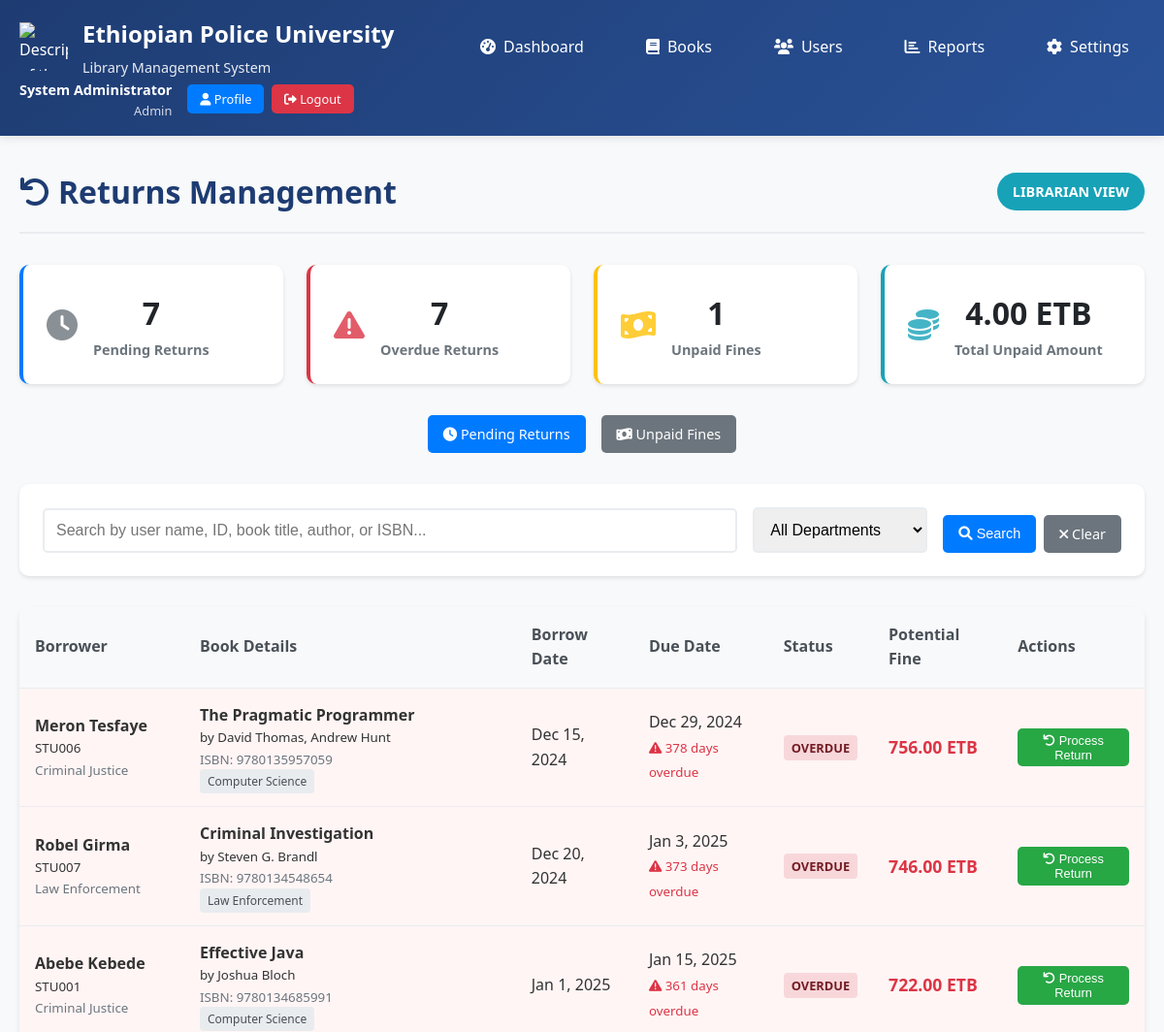
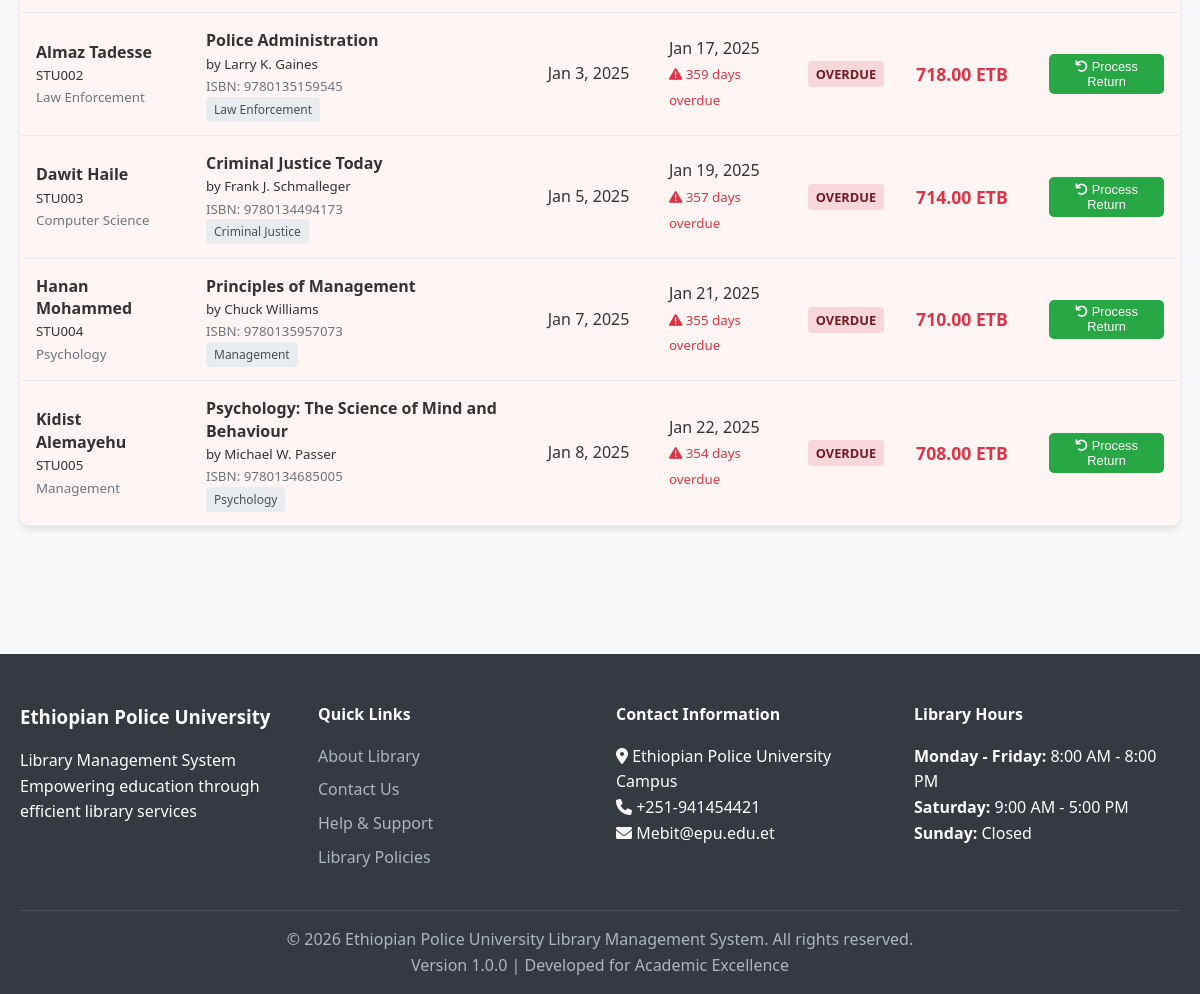
Screenshot of /returns.php (signed in) with the database file from the repository (2 pictures, top to bottom).
### tables this page shows
CREATE TABLE borrow_records (
    borrow_id INT PRIMARY KEY AUTO_INCREMENT,
    user_id INT NOT NULL,
    book_id INT NOT NULL,
    borrow_date DATE NOT NULL,
    due_date DATE NOT NULL,
    return_date DATE NULL,
    status ENUM('borrowed', 'returned', 'overdue') DEFAULT 'borrowed',
    notes TEXT,
    created_at TIMESTAMP DEFAULT CURRENT_TIMESTAMP,
    updated_at TIMESTAMP DEFAULT CURRENT_TIMESTAMP ON UPDATE CURRENT_TIMESTAMP,
    FOREIGN KEY (user_id) REFERENCES users(user_id) ON DELETE CASCADE,
    FOREIGN KEY (book_id) REFERENCES books(book_id) ON DELETE CASCADE,
    INDEX idx_user_id (user_id),
    INDEX idx_book_id (book_id),
    INDEX idx_borrow_date (borrow_date),
    INDEX idx_due_date (due_date),
    INDEX idx_status (status)
);

CREATE TABLE users (
    user_id INT PRIMARY KEY AUTO_INCREMENT,
    id_number VARCHAR(20) UNIQUE NOT NULL,
    full_name VARCHAR(100) NOT NULL,
    department VARCHAR(50) NOT NULL,
    role ENUM('student', 'staff') NOT NULL,
    email VARCHAR(100),
    phone VARCHAR(15),
    status ENUM('active', 'inactive') DEFAULT 'active',
    created_at TIMESTAMP DEFAULT CURRENT_TIMESTAMP,
    updated_at TIMESTAMP DEFAULT CURRENT_TIMESTAMP ON UPDATE CURRENT_TIMESTAMP,
    INDEX idx_id_number (id_number),
    INDEX idx_department (department),
    INDEX idx_role (role),
    INDEX idx_status (status)
);

CREATE TABLE books (
    book_id INT PRIMARY KEY AUTO_INCREMENT,
    isbn VARCHAR(13) UNIQUE NOT NULL,
    title VARCHAR(200) NOT NULL,
    author VARCHAR(100) NOT NULL,
    publisher VARCHAR(100) NOT NULL,
    category_id INT NOT NULL,
    publication_year YEAR,
    total_copies INT DEFAULT 1,
    available_copies INT DEFAULT 1,
    status ENUM('available', 'borrowed', 'maintenance') DEFAULT 'available',
    created_at TIMESTAMP DEFAULT CURRENT_TIMESTAMP,
    updated_at TIMESTAMP DEFAULT CURRENT_TIMESTAMP ON UPDATE CURRENT_TIMESTAMP,
    FOREIGN KEY (category_id) REFERENCES categories(category_id) ON DELETE RESTRICT,
    INDEX idx_isbn (isbn),
    INDEX idx_title (title),
    INDEX idx_author (author),
    INDEX idx_category (category_id),
    INDEX idx_status (status)
);

CREATE TABLE categories (
    category_id INT PRIMARY KEY AUTO_INCREMENT,
    category_name VARCHAR(50) UNIQUE NOT NULL,
    description TEXT,
    created_at TIMESTAMP DEFAULT CURRENT_TIMESTAMP,
    updated_at TIMESTAMP DEFAULT CURRENT_TIMESTAMP ON UPDATE CURRENT_TIMESTAMP
);

### config.php (called while the page is built, shortened)
<?php
function get_db_connection() {
    static $pdo = null;
    if ($pdo === null) {
        try {
            $dsn = "mysql:host=" . DB_HOST . ";dbname=" . DB_NAME . ";charset=" . DB_CHARSET;
            $options = [
                PDO::ATTR_ERRMODE => PDO::ERRMODE_EXCEPTION,
                PDO::ATTR_DEFAULT_FETCH_MODE => PDO::FETCH_ASSOC,
                PDO::ATTR_EMULATE_PREPARES => false,
                PDO::MYSQL_ATTR_INIT_COMMAND => "SET NAMES " . DB_CHARSET
            ];
            $pdo = new PDO($dsn, DB_USER, DB_PASS, $options);
        } catch (PDOException $e) {
            error_log("Database connection failed: " . $e->getMessage());
            die("Database connection failed. Please try again later.");
        }
    }
    return $pdo;
}
function execute_query($sql, $params = []) {
    try {
        $pdo = get_db_connection();
        $stmt = $pdo->prepare($sql);
        $stmt->execute($params);
        return $stmt;
    } catch (PDOException $e) {
        error_log("Query execution failed: " . $e->getMessage());
        throw new Exception("Database operation failed");
    }
}
function sanitize_input($data) {
    $data = trim($data);
    $data = stripslashes($data);
    $data = htmlspecialchars($data, ENT_QUOTES, 'UTF-8');
    return $data;
}
?>

### returns.php (the view, shortened to what this page needs)
<?php
require_once '../includes/config.php';
$settings_sql = "SELECT setting_key, setting_value FROM system_settings WHERE setting_key = 'fine_per_day'";
$settings_result = execute_query($settings_sql);
$fine_per_day = 2.00;
if ($row = $settings_result->fetch()) {
    $fine_per_day = (float)$row['setting_value'];
}
$search = sanitize_input($_GET['search'] ?? '');
$status_filter = sanitize_input($_GET['status'] ?? 'pending_return');
$department_filter = sanitize_input($_GET['department'] ?? '');
$page = max(1, (int)($_GET['page'] ?? 1));
$per_page = 15;
$offset = ($page - 1) * $per_page;
if ($status_filter === 'pending_return') {
    $where_conditions = ['br.return_date IS NULL'];
    $params = [];
    $where_clause = 'WHERE ' . implode(' AND ', $where_conditions);
    $records_sql = "SELECT br.*, u.full_name, u.id_number, u.department, u.phone, u.email,
                           b.title, b.author, b.isbn, c.category_name,
                           DATEDIFF(CURDATE(), br.due_date) as days_overdue,
                           CASE
                               WHEN br.due_date < CURDATE() THEN 'overdue'
                               WHEN DATEDIFF(br.due_date, CURDATE()) <= 3 THEN 'due_soon'
                               ELSE 'normal'
                           END as urgency_status,
                           (CASE WHEN br.due_date < CURDATE()
                            THEN DATEDIFF(CURDATE(), br.due_date) * ?
                            ELSE 0 END) as potential_fine
                    FROM borrow_records br
                    JOIN users u ON br.user_id = u.user_id
                    JOIN books b ON br.book_id = b.book_id
                    JOIN categories c ON b.category_id = c.category_id
                    $where_clause
                    ORDER BY
                        CASE
                            WHEN br.due_date < CURDATE() THEN 1
                            WHEN DATEDIFF(br.due_date, CURDATE()) <= 3 THEN 2
                            ELSE 3
                        END,
                        br.due_date ASC
                    LIMIT $per_page OFFSET $offset";
    $params_with_fine = array_merge([$fine_per_day], $params);
    $records_result = execute_query($records_sql, $params_with_fine);
    $records = $records_result->fetchAll();
}
$stats_sql = "SELECT
                (SELECT COUNT(*) FROM borrow_records WHERE return_date IS NULL) as pending_returns,
                (SELECT COUNT(*) FROM borrow_records WHERE return_date IS NULL AND due_date < CURDATE()) as overdue_returns,
                (SELECT COUNT(*) FROM fines WHERE payment_status = 'unpaid') as unpaid_fines,
                (SELECT COALESCE(SUM(fine_amount), 0) FROM fines WHERE payment_status = 'unpaid') as total_unpaid_amount";
$stats_result = execute_query($stats_sql);
$stats = $stats_result->fetch();
include '../includes/header.php';
?>
<div class="container">
    <div class="page-header">
        <h1><i class="fas fa-undo"></i> Returns Management</h1>
        <div class="header-actions">
            <span class="role-badge">Librarian View</span>
        </div>
    </div>
    <div class="stats-grid">
        <div class="stat-card">
            <div class="stat-icon">
                <i class="fas fa-clock"></i>
            </div>
            <div class="stat-content">
                <h3><?php echo $stats['pending_returns']; ?></h3>
                <p>Pending Returns</p>
            </div>
        </div>
        <div class="stat-card overdue">
            <div class="stat-icon">
                <i class="fas fa-exclamation-triangle"></i>
            </div>
            <div class="stat-content">
                <h3><?php echo $stats['overdue_returns']; ?></h3>
                <p>Overdue Returns</p>
            </div>
        </div>
        <div class="stat-card warning">
            <div class="stat-icon">
                <i class="fas fa-money-bill-wave"></i>
            </div>
            <div class="stat-content">
                <h3><?php echo $stats['unpaid_fines']; ?></h3>
                <p>Unpaid Fines</p>
            </div>
        </div>
        <div class="stat-card info">
            <div class="stat-icon">
                <i class="fas fa-coins"></i>
            </div>
            <div class="stat-content">
                <h3><?php echo number_format($stats['total_unpaid_amount'], 2); ?> ETB</h3>
                <p>Total Unpaid Amount</p>
            </div>
        </div>
    </div>
    <div class="view-toggle">
        <a href="?status=pending_return&search=<?php echo urlencode($search); ?>&department=<?php echo urlencode($department_filter); ?>"
           class="btn <?php echo $status_filter === 'pending_return' ? 'btn-primary' : 'btn-secondary'; ?>">
            <i class="fas fa-clock"></i> Pending Returns
        </a>
        <a href="?status=unpaid_fines&search=<?php echo urlencode($search); ?>&department=<?php echo urlencode($department_filter); ?>"
           class="btn <?php echo $status_filter === 'unpaid_fines' ? 'btn-primary' : 'btn-secondary'; ?>">
            <i class="fas fa-money-bill-wave"></i> Unpaid Fines
        </a>
    </div>
    <div class="search-section">
        <form method="GET" class="search-form">
            <div class="search-row">
                <div class="search-input-group">
                    <input type="text" name="search"
                           placeholder="<?php echo $status_filter === 'pending_return' ? 'Search by user name, ID, book title, author, or ISBN...' : 'Search by user name, ID, or book title...'; ?>"
                           value="<?php echo htmlspecialchars($search); ?>" class="form-control">
                </div>
                <div class="filter-group">
                    <select name="department" class="form-control">
                        <option value="">All Departments</option>
                    </select>
                </div>
                <div class="search-buttons">
                    <button type="submit" class="btn btn-primary">
                        <i class="fas fa-search"></i> Search
                    </button>
                    <a href="returns.php?status=<?php echo urlencode($status_filter); ?>" class="btn btn-secondary">
                        <i class="fas fa-times"></i> Clear
                    </a>
                </div>
            </div>
        </form>
    </div>
    <div class="table-container">
        <?php if ($status_filter === 'pending_return'): ?>
            <table class="table">
                <thead>
                    <tr>
                        <th>Borrower</th>
                        <th>Book Details</th>
                        <th>Borrow Date</th>
                        <th>Due Date</th>
                        <th>Status</th>
                        <th>Potential Fine</th>
                        <th>Actions</th>
                    </tr>
                </thead>
                <tbody>
                    <?php if (empty($records)): ?>
                        <tr>
                            <td colspan="7" class="text-center">
                                <i class="fas fa-check-circle"></i>
                                No pending returns found. <?php echo !empty($search) || !empty($department_filter) ? 'Try adjusting your search criteria.' : 'All books have been returned.'; ?>
                            </td>
                        </tr>
                    <?php else: ?>
                        <?php foreach ($records as $record): ?>
                            <tr class="<?php echo $record['urgency_status']; ?>-row">
                                <td>
                                    <div class="borrower-info">
                                        <strong><?php echo htmlspecialchars($record['full_name']); ?></strong>
                                        <br><small><?php echo htmlspecialchars($record['id_number']); ?></small>
                                        <br><small class="text-muted"><?php echo htmlspecialchars($record['department']); ?></small>
                                    </div>
                                </td>
                                <td>
                                    <div class="book-info">
                                        <strong><?php echo htmlspecialchars($record['title']); ?></strong>
                                        <br><small>by <?php echo htmlspecialchars($record['author']); ?></small>
                                        <br><small class="text-muted">ISBN: <?php echo htmlspecialchars($record['isbn']); ?></small>
                                        <br><span class="category-badge"><?php echo htmlspecialchars($record['category_name']); ?></span>
                                    </div>
                                </td>
                                <td><?php echo date('M j, Y', strtotime($record['borrow_date'])); ?></td>
                                <td>
                                    <?php echo date('M j, Y', strtotime($record['due_date'])); ?>
                                    <?php if ($record['urgency_status'] === 'overdue'): ?>
                                        <br><small class="text-danger">
                                            <i class="fas fa-exclamation-triangle"></i>
                                            <?php echo $record['days_overdue']; ?> days overdue
                                        </small>
                                    <?php endif; ?>
                                </td>
                                <td>
                                    <?php if ($record['urgency_status'] === 'overdue'): ?>
                                        <span class="status-badge status-overdue">Overdue</span>
                                    <?php elseif ($record['urgency_status'] === 'due_soon'): ?>
                                        <span class="status-badge status-due-soon">Due Soon</span>
                                    <?php else: ?>
                                        <span class="status-badge status-borrowed">On Time</span>
                                    <?php endif; ?>
                                </td>
                                <td>
                                    <?php if ($record['potential_fine'] > 0): ?>
                                        <span class="fine-amount text-danger">
                                            <?php echo number_format($record['potential_fine'], 2); ?> ETB
                                        </span>
                                    <?php else: ?>
                                        <span class="text-success">No Fine</span>
                                    <?php endif; ?>
                                </td>
                                <td>
                                    <button type="button" class="btn btn-sm btn-success"
                                            onclick="showReturnModal(<?php echo htmlspecialchars(json_encode($record)); ?>)">
                                        <i class="fas fa-undo"></i> Process Return
                                    </button>
                                </td>
                            </tr>
                        <?php endforeach; ?>
                    <?php endif; ?>
                </tbody>
            </table>
        <?php endif; ?>
    </div>
</div>
<?php include '../includes/footer.php'; ?>

### rows the page displays
borrow_records: user.full_name "Meron Tesfaye", user.id_number "STU006", user.department "Criminal Justice", book.title "The Pragmatic Programmer", book.author "David Thomas, Andrew Hunt", book.isbn "9780135957059", categories.category_name "Computer Science", borrow_date "Dec 15, 2024", due_date "Dec 29, 2024", days_overdue "378", potential_fine "756.00"
borrow_records: user.full_name "Robel Girma", user.id_number "STU007", user.department "Law Enforcement", book.title "Criminal Investigation", book.author "Steven G. Brandl", book.isbn "9780134548654", categories.category_name "Law Enforcement", borrow_date "Dec 20, 2024", due_date "Jan 3, 2025", days_overdue "373", potential_fine "746.00"
borrow_records: user.full_name "Abebe Kebede", user.id_number "STU001", user.department "Criminal Justice", book.title "Effective Java", book.author "Joshua Bloch", book.isbn "9780134685991", categories.category_name "Computer Science", borrow_date "Jan 1, 2025", due_date "Jan 15, 2025", days_overdue "361", potential_fine "722.00"
borrow_records: user.full_name "Almaz Tadesse", user.id_number "STU002", user.department "Law Enforcement", book.title "Police Administration", book.author "Larry K. Gaines", book.isbn "9780135159545", categories.category_name "Law Enforcement", borrow_date "Jan 3, 2025", due_date "Jan 17, 2025", days_overdue "359", potential_fine "718.00"
borrow_records: user.full_name "Dawit Haile", user.id_number "STU003", user.department "Computer Science", book.title "Criminal Justice Today", book.author "Frank J. Schmalleger", book.isbn "9780134494173", categories.category_name "Criminal Justice", borrow_date "Jan 5, 2025", due_date "Jan 19, 2025", days_overdue "357", potential_fine "714.00"
borrow_records: user.full_name "Hanan Mohammed", user.id_number "STU004", user.department "Psychology", book.title "Principles of Management", book.author "Chuck Williams", book.isbn "9780135957073", categories.category_name "Management", borrow_date "Jan 7, 2025", due_date "Jan 21, 2025", days_overdue "355", potential_fine "710.00"
borrow_records: user.full_name "Kidist Alemayehu", user.id_number "STU005", user.department "Management", book.title "Psychology: The Science of Mind and Behaviour", book.author "Michael W. Passer", book.isbn "9780134685005", categories.category_name "Psychology", borrow_date "Jan 8, 2025", due_date "Jan 22, 2025", days_overdue "354", potential_fine "708.00"

### other values shown
$current_user['full_name'] "System Administrator"
$current_user['role'] "Admin"
$stats['pending_returns'] "7"
$stats['overdue_returns'] "7"
$stats['unpaid_fines'] "1"
$stats['total_unpaid_amount'] "4.00"
APP_VERSION "1.0.0"
